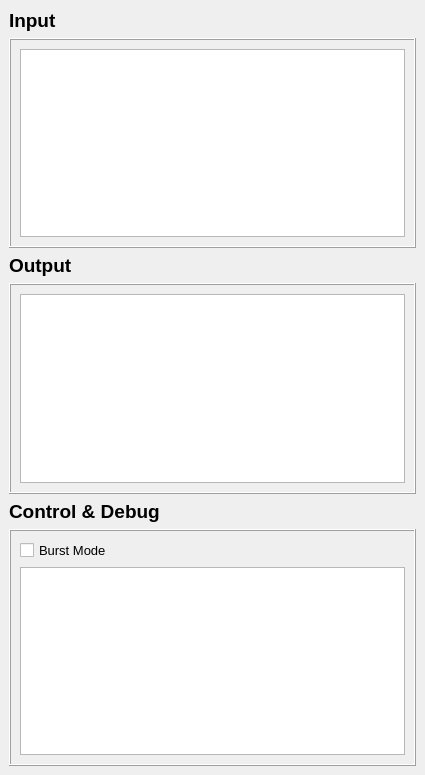
<?xml version="1.0" encoding="UTF-8"?>
<ui version="4.0">
 <class>MainWindow</class>
 <widget class="QMainWindow" name="MainWindow">
  <property name="geometry">
   <rect>
    <x>0</x>
    <y>0</y>
    <width>425</width>
    <height>775</height>
   </rect>
  </property>
  <property name="windowTitle">
   <string>LAB4</string>
  </property>
  <widget class="QWidget" name="centralwidget">
   <layout class="QVBoxLayout" name="verticalLayout_9">
    <item>
     <layout class="QVBoxLayout" name="verticalLayout_8">
      <item>
       <layout class="QVBoxLayout" name="verticalLayout_5">
        <item>
         <widget class="QLabel" name="label">
          <property name="font">
           <font>
            <family>Segoe UI</family>
            <pointsize>14</pointsize>
            <weight>75</weight>
            <bold>true</bold>
           </font>
          </property>
          <property name="text">
           <string>Input</string>
          </property>
         </widget>
        </item>
        <item>
         <widget class="QFrame" name="frame_2">
          <property name="frameShape">
           <enum>QFrame::Box</enum>
          </property>
          <property name="frameShadow">
           <enum>QFrame::Raised</enum>
          </property>
          <layout class="QVBoxLayout" name="verticalLayout_3">
           <item>
            <widget class="InputTextEdit" name="textEdit">
             <property name="lineWrapMode">
              <enum>QTextEdit::WidgetWidth</enum>
             </property>
             <property name="textInteractionFlags">
              <set>Qt::TextEditorInteraction</set>
             </property>
            </widget>
           </item>
          </layout>
         </widget>
        </item>
       </layout>
      </item>
      <item>
       <layout class="QVBoxLayout" name="verticalLayout_6">
        <item>
         <widget class="QLabel" name="label_2">
          <property name="font">
           <font>
            <family>Segoe UI</family>
            <pointsize>14</pointsize>
            <weight>75</weight>
            <bold>true</bold>
           </font>
          </property>
          <property name="text">
           <string>Output</string>
          </property>
         </widget>
        </item>
        <item>
         <widget class="QFrame" name="frame_3">
          <property name="frameShape">
           <enum>QFrame::Box</enum>
          </property>
          <property name="frameShadow">
           <enum>QFrame::Raised</enum>
          </property>
          <layout class="QVBoxLayout" name="verticalLayout_4">
           <item>
            <widget class="QTextEdit" name="textEdit_2">
             <property name="frameShape">
              <enum>QFrame::StyledPanel</enum>
             </property>
             <property name="readOnly">
              <bool>true</bool>
             </property>
            </widget>
           </item>
          </layout>
         </widget>
        </item>
       </layout>
      </item>
      <item>
       <layout class="QVBoxLayout" name="verticalLayout_7">
        <item>
         <widget class="QLabel" name="label_3">
          <property name="font">
           <font>
            <family>Segoe UI</family>
            <pointsize>14</pointsize>
            <weight>75</weight>
            <bold>true</bold>
           </font>
          </property>
          <property name="text">
           <string>Control &amp; Debug</string>
          </property>
         </widget>
        </item>
        <item>
         <widget class="QFrame" name="frame">
          <property name="frameShape">
           <enum>QFrame::Box</enum>
          </property>
          <property name="frameShadow">
           <enum>QFrame::Raised</enum>
          </property>
          <layout class="QVBoxLayout" name="verticalLayout_2">
           <item>
            <layout class="QVBoxLayout" name="verticalLayout">
             <item>
              <widget class="QCheckBox" name="checkBox">
               <property name="font">
                <font>
                 <family>Segoe UI Symbol</family>
                 <pointsize>10</pointsize>
                </font>
               </property>
               <property name="text">
                <string>Burst Mode</string>
               </property>
              </widget>
             </item>
             <item>
              <widget class="QTextEdit" name="textEdit_3">
               <property name="readOnly">
                <bool>true</bool>
               </property>
              </widget>
             </item>
            </layout>
           </item>
          </layout>
         </widget>
        </item>
       </layout>
      </item>
     </layout>
    </item>
   </layout>
  </widget>
 </widget>
 <customwidgets>
  <customwidget>
   <class>InputTextEdit</class>
   <extends>QTextEdit</extends>
   <header>inputtextedit.h</header>
  </customwidget>
 </customwidgets>
 <resources/>
 <connections/>
</ui>
